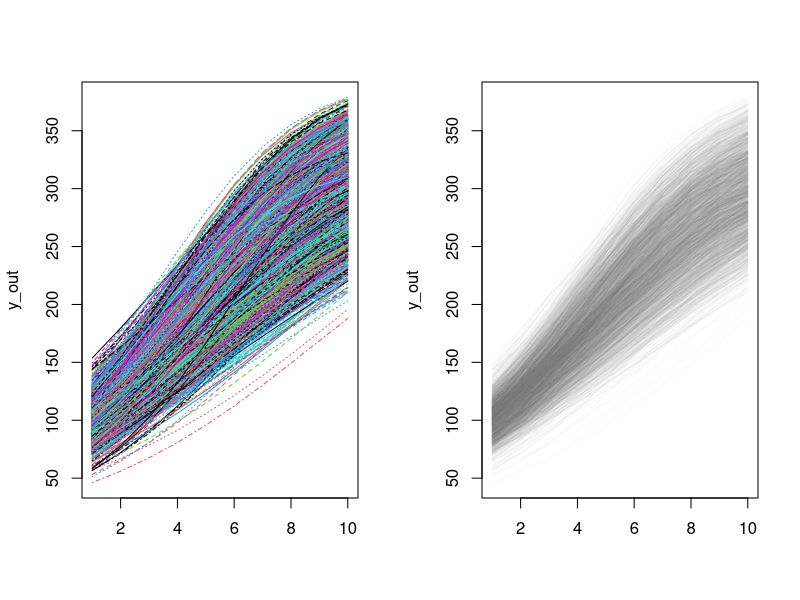

Recreate this plot in R.

y_out<- c()
for(i in 1:2000)
	{	
	y<- rnorm(1,100,15)
	K<- runif(1, 300,400)
	r<- runif(1, 0.2,0.4)
	for(j in 2:10)
		{
		y<- c(y,(y[j-1]+r*y[j-1]*((K-y[j-1])/K)))
		}
	y_out<-cbind(y_out,y)
	}

par(mfrow=c(1,2))
matplot(y_out,type='l') 
	
matplot(y_out, type='n')
trans_grey<- rgb(120,120,120,alpha=10,maxColorValue=255)# make grey color with some transparency
for(i in 1:ncol(y_out)){points(y_out[,i],col=trans_grey,type='l')}




